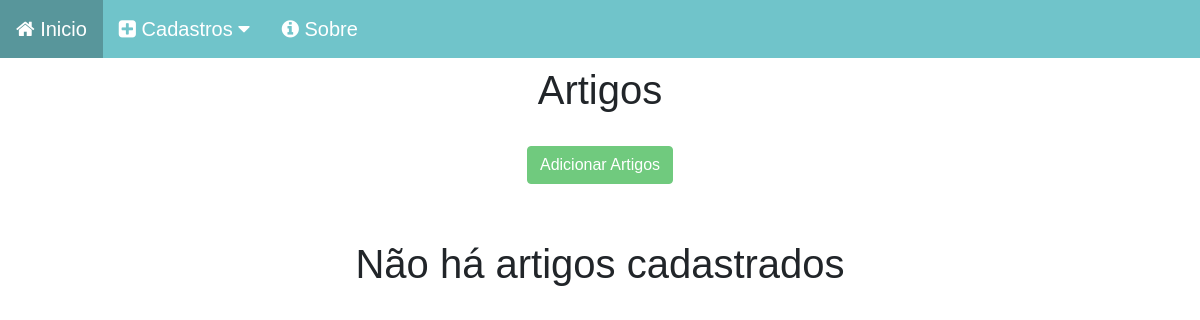
Page /artigo/ on the earlier database version.
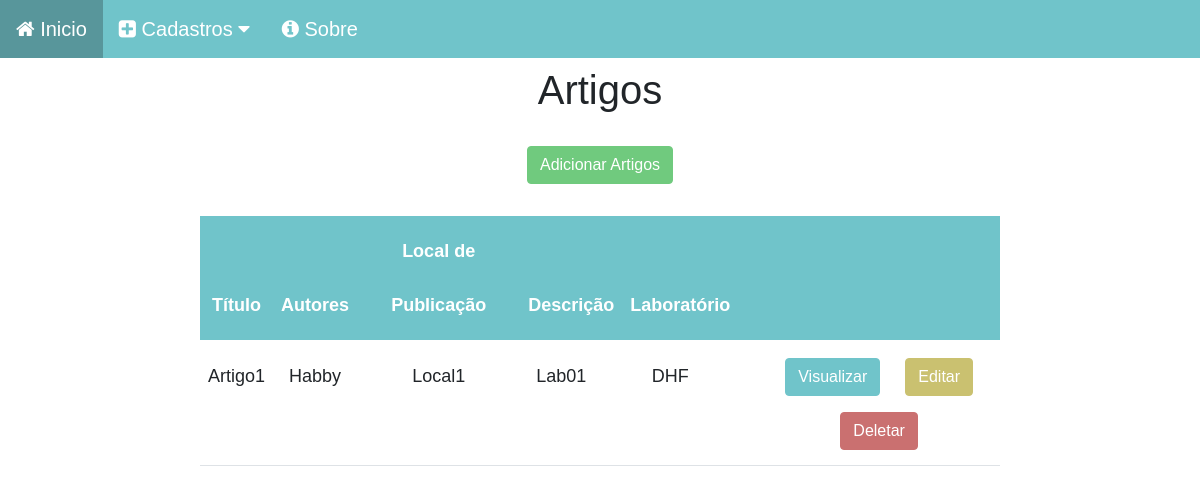
Same page on the later database version.
### artigo_app/models.py (models this page shows, shortened)
class Artigo(models.Model):
    titulo = models.CharField(max_length=50)
    autores = models.ForeignKey(Membro, on_delete=models.CASCADE, related_name='autores')
    local_Publi = models.CharField(max_length=150)
    descricao = models.CharField(max_length=150)
    laboratorio_art = models.ForeignKey(Lab, on_delete=models.CASCADE, related_name='laboratorio_art')

### membros_app/models.py (models this page shows)
class Membro(models.Model):
    nome = models.CharField(max_length=60)
    email = models.CharField(max_length=30)
    telefone = models.CharField(max_length=20)
    laboratorio = models.ForeignKey(to='laboratorio_app.Lab', on_delete=models.CASCADE,null=True, blank=True)
    membro_perfil = models.ForeignKey(Perfil, on_delete=models.CASCADE, null=True, blank=True)
    def __str__(self):
        return self.nome

### laboratorio_app/models.py (models this page shows)
class Lab(models.Model):
    descricao = models.CharField(max_length=60)
    nome = models.CharField(max_length=60)
    coordenador = models.ForeignKey(Membro,on_delete=models.SET_NULL, related_name='coordenador', null=True, blank=True)
    vice_coordenador = models.ForeignKey(Membro, on_delete=models.SET_NULL, related_name='vice_coordenador', null=True, blank=True)
    def __str__(self):
        return self.nome

### artigo_app/views.py (the view)
# urls.py: path('', views.home, name='home'),
def home(request):
    data = {}
    data['art'] = Artigo.objects.all()
    return render(request,'art_index.html',data)

### artigo_app/templates/art_index.html (shortened to what this page needs)
{% load static %}
<!DOCTYPE html>
<html lang="pt-br">
<head>
    <link href="https://cdn.jsdelivr.net/npm/bootstrap@5.0.2/dist/css/bootstrap.min.css" rel="stylesheet">
    <link rel="stylesheet" href="{% static 'css/estilo.css' %}">
    <link rel="stylesheet" href="{% static 'css/line.css' %}">
    <link rel="stylesheet" href="https://cdnjs.cloudflare.com/ajax/libs/font-awesome/4.7.0/css/font-awesome.min.css">
    <link rel="stylesheet" href="{% static 'css/font-awesome.min.css' %}">
</head>
<body>
    <div class="navbar-css">
        <a href="/">
            <i class="fa fa-home" aria-hidden="true"></i>
            Inicio
        </a>
        <div class="dropdown-css">
          <button class="dropbtn-css">
            <i class="fa fa-plus-square" aria-hidden="true"></i>
            Cadastros
            <i class="fa fa-caret-down"></i>
          </button>
        </div>
        <a href="#">
            <i class="fa fa-info-circle" aria-hidden="true"></i>
            Sobre
        </a>
    </div>
    <div class='col-8 m-auto pt-2 pb-2 text-center'>
        <h1>Artigos</h1>
    </div>
    <div class='col-8 m-auto pt-3 pb-2 text-center'>
        <a href="{% url 'artigo:artForm' %}" class="btn btn-add">Adicionar Artigos</a>
    </div>
    {% if art %}
    <div class='col-8 m-auto pt-4 pb-2 text-center'>
        <table class="table">
            <thead class="thead-dark">
              <tr>
                <th scope="col">Título</th>
                <th scope="col">Autores</th>
                <th scope="col">Local de Publicação</th>
                <th scope="col">Descrição</th>
                <th scope="col">Laboratório</th>
                <th scope="col"></th>
              </tr>
            </thead>
            <tbody>
                {% for arts in art %}
                    <tr>
                        <td>{{arts.titulo}}</td>
                        <td>{{arts.autores}}</td>
                        <td>{{arts.local_Publi}}</td>
                        <td>{{arts.descricao}}<a></td>
                        <td>{{arts.laboratorio_art}}<a></td>
                        <td>
                            <a href="{% url 'artigo:artView' arts.id %}" class="btn btn-view">Visualizar</a>
                            <a href="{% url 'artigo:artEdit' arts.id %}" class="btn btn-edit">Editar</a>
                            <a href="{% url 'artigo:artDelete' arts.id %}" class="btn btn-delete">Deletar</a>
                        </td>
                    </tr>
                {% endfor %}
            </tbody>
        </table>
    </div>
    {% else %}
    <h1 class ='text-center mt-5'>
        Não há artigos cadastrados
    </h1>
    {% endif %}
</body>
</html>

Differences in the rows shown:
added Artigo: titulo "Artigo1", autores "Habby", local_Publi "Local1", descricao "Lab01", laboratorio_art "DHF"
Other differences:
text no longer shown: "Não há artigos cadastrados"
text now shown: "Título Autores Local de Publicação Descrição Laboratório"
